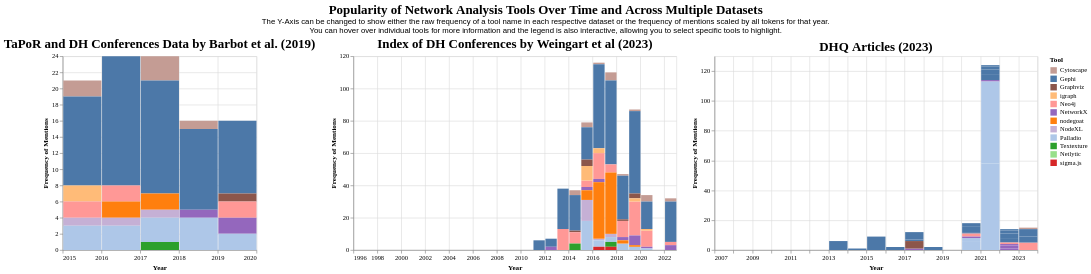

The specification (Vega-Lite) saved for this image:
### Vega-Lite specification from a JSON file in a GitHub repository (floating-point values rounded to 4 significant figures; data arrays with more than 128 entries replaced by an {"elided": "..."} marker saying what was removed)
{"config": {"view": {"continuousWidth": 300, "continuousHeight": 300}, "axis": {"labelFont": "Garamond", "titleFont": "Garamond"}, "legend": {"labelFont": "Garamond", "titleFont": "Garamond"}, "title": {"anchor": "middle", "font": "Garamond", "fontSize": 20}}, "hconcat": [{"data": {"name": "data-029a10372f3f93d583f66428a45b5f0a"}, "mark": {"type": "bar"}, "encoding": {"color": {"field": "tools", "legend": {"title": "Tool"}, "scale": {"domain": ["Cytoscape", "Gephi", "Graphviz", "igraph", "Neo4j", "NetworkX", "nodegoat", "NodeXL", "Palladio", "Textexture", "Netlytic", "sigma.js"], "range": ["#c49c94", "#4c78a8", "#8c564b", "#ffbb78", "#ff9896", "#9467bd", "#ff7f0e", "#c5b0d5", "#aec7e8", "#2ca02c", "#98df8a", "#d62728"]}, "type": "nominal"}, "opacity": {"condition": {"param": "param_2", "value": 1}, "value": 0.2}, "tooltip": [{"field": "tools", "title": "Tool", "type": "nominal"}, {"field": "Raw Frequency of Mentions", "type": "quantitative"}, {"field": "date", "format": "%Y", "title": "Date", "type": "temporal"}, {"field": "Frequency of Mentions Scaled by Total Tokens", "format": ".2f", "title": "Frequency of Mentions Scaled by Total Tokens (Percentage)", "type": "quantitative"}, {"field": "total_tokens", "title": "Total Tokens", "type": "quantitative"}], "x": {"axis": {"title": "Year"}, "field": "date", "timeUnit": "year", "type": "temporal"}, "y": {"axis": {"title": "Frequency of Mentions"}, "field": "y", "type": "quantitative"}}, "name": "view_1", "title": "TaPoR and DH Conferences Data by Barbot et al. (2019)", "transform": [{"calculate": "datum[param_1]", "as": "y"}], "width": 300}, {"data": {"name": "data-31a97f99bffec104207bfc7185f222e3"}, "mark": {"type": "bar"}, "encoding": {"color": {"field": "tools", "legend": {"title": "Tool"}, "scale": {"domain": ["Cytoscape", "Gephi", "Graphviz", "igraph", "Neo4j", "NetworkX", "nodegoat", "NodeXL", "Palladio", "Textexture", "Netlytic", "sigma.js"], "range": ["#c49c94", "#4c78a8", "#8c564b", "#ffbb78", "#ff9896", "#9467bd", "#ff7f0e", "#c5b0d5", "#aec7e8", "#2ca02c", "#98df8a", "#d62728"]}, "type": "nominal"}, "opacity": {"condition": {"param": "param_2", "value": 1}, "value": 0.2}, "tooltip": [{"field": "tools", "title": "Tool", "type": "nominal"}, {"field": "Raw Frequency of Mentions", "type": "quantitative"}, {"field": "date", "format": "%Y", "title": "Date", "type": "temporal"}, {"field": "Frequency of Mentions Scaled by Total Tokens", "format": ".2f", "title": "Frequency of Mentions Scaled by Total Tokens (Percentage)", "type": "quantitative"}, {"field": "total_tokens", "title": "Total Tokens", "type": "quantitative"}], "x": {"axis": {"title": "Year"}, "field": "date", "timeUnit": "year", "type": "temporal"}, "y": {"axis": {"title": "Frequency of Mentions"}, "field": "y", "type": "quantitative"}}, "name": "view_2", "title": "Index of DH Conferences by Weingart et al (2023)", "transform": [{"calculate": "datum[param_1]", "as": "y"}], "width": 500}, {"data": {"name": "data-3362830e769ef9fed28bd383b5643cb3"}, "mark": {"type": "bar"}, "encoding": {"color": {"field": "tools", "legend": {"title": "Tool"}, "scale": {"domain": ["Cytoscape", "Gephi", "Graphviz", "igraph", "Neo4j", "NetworkX", "nodegoat", "NodeXL", "Palladio", "Textexture", "Netlytic", "sigma.js"], "range": ["#c49c94", "#4c78a8", "#8c564b", "#ffbb78", "#ff9896", "#9467bd", "#ff7f0e", "#c5b0d5", "#aec7e8", "#2ca02c", "#98df8a", "#d62728"]}, "type": "nominal"}, "opacity": {"condition": {"param": "param_2", "value": 1}, "value": 0.2}, "tooltip": [{"field": "tools", "title": "Tool", "type": "nominal"}, {"field": "Raw Frequency of Mentions", "type": "quantitative"}, {"field": "date", "format": "%Y", "title": "Date", "type": "temporal"}, {"field": "Frequency of Mentions Scaled by Total Tokens", "format": ".2f", "title": "Frequency of Mentions Scaled by Total Tokens (Percentage)", "type": "quantitative"}, {"field": "total_tokens", "title": "Total Tokens", "type": "quantitative"}], "x": {"axis": {"title": "Year"}, "field": "date", "timeUnit": "year", "type": "temporal"}, "y": {"axis": {"title": "Frequency of Mentions"}, "field": "y", "type": "quantitative"}}, "name": "view_3", "title": "DHQ Articles (2023)", "transform": [{"calculate": "datum[param_1]", "as": "y"}], "width": 500}], "params": [{"name": "param_1", "bind": {"input": "select", "options": ["Raw Frequency of Mentions", "Frequency of Mentions Scaled by Total Tokens"], "name": "Select Counting Method on Y Axis"}, "value": "Raw Frequency of Mentions"}, {"name": "param_2", "select": {"type": "point", "fields": ["tools"]}, "bind": "legend", "views": ["view_1", "view_2", "view_3"]}], "title": {"text": "Popularity of Network Analysis Tools Over Time and Across Multiple Datasets", "subtitle": ["The Y-Axis can be changed to show either the raw frequency of a tool name in each respective dataset or the frequency of mentions scaled by all tokens for that year.", "You can hover over individual tools for more information and the legend is also interactive, allowing you to select specific tools to highlight."]}, "$schema": "https://vega.github.io/schema/vega-lite/v5.15.1.json", "datasets": {"data-029a10372f3f93d583f66428a45b5f0a": [{"tools": "Cytoscape", "Raw Frequency of Mentions": 2, "date": "2015-01-01T00:00:00", "total_tokens": 233, "data_origin": "TaPoR", "title": "TaPoR and DH Conferences Data by Barbot et al. (2019)", "Frequency of Mentions Scaled by Total Tokens": 0.8584}, {"tools": "Gephi", "Raw Frequency of Mentions": 11, "date": "2015-01-01T00:00:00", "total_tokens": 233, "data_origin": "TaPoR", "title": "TaPoR and DH Conferences Data by Barbot et al. (2019)", "Frequency of Mentions Scaled by Total Tokens": 4.721}, {"tools": "Graphviz", "Raw Frequency of Mentions": 0, "date": "2015-01-01T00:00:00", "total_tokens": 233, "data_origin": "TaPoR", "title": "TaPoR and DH Conferences Data by Barbot et al. (2019)", "Frequency of Mentions Scaled by Total Tokens": 0.0}, {"tools": "igraph", "Raw Frequency of Mentions": 2, "date": "2015-01-01T00:00:00", "total_tokens": 233, "data_origin": "TaPoR", "title": "TaPoR and DH Conferences Data by Barbot et al. (2019)", "Frequency of Mentions Scaled by Total Tokens": 0.8584}, {"tools": "Neo4j", "Raw Frequency of Mentions": 2, "date": "2015-01-01T00:00:00", "total_tokens": 233, "data_origin": "TaPoR", "title": "TaPoR and DH Conferences Data by Barbot et al. (2019)", "Frequency of Mentions Scaled by Total Tokens": 0.8584}, {"tools": "NetworkX", "Raw Frequency of Mentions": 0, "date": "2015-01-01T00:00:00", "total_tokens": 233, "data_origin": "TaPoR", "title": "TaPoR and DH Conferences Data by Barbot et al. (2019)", "Frequency of Mentions Scaled by Total Tokens": 0.0}, {"tools": "nodegoat", "Raw Frequency of Mentions": 0, "date": "2015-01-01T00:00:00", "total_tokens": 233, "data_origin": "TaPoR", "title": "TaPoR and DH Conferences Data by Barbot et al. (2019)", "Frequency of Mentions Scaled by Total Tokens": 0.0}, {"tools": "NodeXL", "Raw Frequency of Mentions": 1, "date": "2015-01-01T00:00:00", "total_tokens": 233, "data_origin": "TaPoR", "title": "TaPoR and DH Conferences Data by Barbot et al. (2019)", "Frequency of Mentions Scaled by Total Tokens": 0.4292}, {"tools": "Palladio", "Raw Frequency of Mentions": 3, "date": "2015-01-01T00:00:00", "total_tokens": 233, "data_origin": "TaPoR", "title": "TaPoR and DH Conferences Data by Barbot et al. (2019)", "Frequency of Mentions Scaled by Total Tokens": 1.288}, {"tools": "Textexture", "Raw Frequency of Mentions": 0, "date": "2015-01-01T00:00:00", "total_tokens": 233, "data_origin": "TaPoR", "title": "TaPoR and DH Conferences Data by Barbot et al. (2019)", "Frequency of Mentions Scaled by Total Tokens": 0.0}, {"tools": "Cytoscape", "Raw Frequency of Mentions": 0, "date": "2016-01-01T00:00:00", "total_tokens": 360, "data_origin": "TaPoR", "title": "TaPoR and DH Conferences Data by Barbot et al. (2019)", "Frequency of Mentions Scaled by Total Tokens": 0.0}, {"tools": "Gephi", "Raw Frequency of Mentions": 16, "date": "2016-01-01T00:00:00", "total_tokens": 360, "data_origin": "TaPoR", "title": "TaPoR and DH Conferences Data by Barbot et al. (2019)", "Frequency of Mentions Scaled by Total Tokens": 4.444}, {"tools": "Graphviz", "Raw Frequency of Mentions": 0, "date": "2016-01-01T00:00:00", "total_tokens": 360, "data_origin": "TaPoR", "title": "TaPoR and DH Conferences Data by Barbot et al. (2019)", "Frequency of Mentions Scaled by Total Tokens": 0.0}, {"tools": "igraph", "Raw Frequency of Mentions": 0, "date": "2016-01-01T00:00:00", "total_tokens": 360, "data_origin": "TaPoR", "title": "TaPoR and DH Conferences Data by Barbot et al. (2019)", "Frequency of Mentions Scaled by Total Tokens": 0.0}, {"tools": "Neo4j", "Raw Frequency of Mentions": 2, "date": "2016-01-01T00:00:00", "total_tokens": 360, "data_origin": "TaPoR", "title": "TaPoR and DH Conferences Data by Barbot et al. (2019)", "Frequency of Mentions Scaled by Total Tokens": 0.5556}, {"tools": "NetworkX", "Raw Frequency of Mentions": 0, "date": "2016-01-01T00:00:00", "total_tokens": 360, "data_origin": "TaPoR", "title": "TaPoR and DH Conferences Data by Barbot et al. (2019)", "Frequency of Mentions Scaled by Total Tokens": 0.0}, {"tools": "nodegoat", "Raw Frequency of Mentions": 2, "date": "2016-01-01T00:00:00", "total_tokens": 360, "data_origin": "TaPoR", "title": "TaPoR and DH Conferences Data by Barbot et al. (2019)", "Frequency of Mentions Scaled by Total Tokens": 0.5556}, {"tools": "NodeXL", "Raw Frequency of Mentions": 1, "date": "2016-01-01T00:00:00", "total_tokens": 360, "data_origin": "TaPoR", "title": "TaPoR and DH Conferences Data by Barbot et al. (2019)", "Frequency of Mentions Scaled by Total Tokens": 0.2778}, {"tools": "Palladio", "Raw Frequency of Mentions": 3, "date": "2016-01-01T00:00:00", "total_tokens": 360, "data_origin": "TaPoR", "title": "TaPoR and DH Conferences Data by Barbot et al. (2019)", "Frequency of Mentions Scaled by Total Tokens": 0.8333}, {"tools": "Textexture", "Raw Frequency of Mentions": 0, "date": "2016-01-01T00:00:00", "total_tokens": 360, "data_origin": "TaPoR", "title": "TaPoR and DH Conferences Data by Barbot et al. (2019)", "Frequency of Mentions Scaled by Total Tokens": 0.0}, {"tools": "Cytoscape", "Raw Frequency of Mentions": 3, "date": "2017-01-01T00:00:00", "total_tokens": 367, "data_origin": "TaPoR", "title": "TaPoR and DH Conferences Data by Barbot et al. (2019)", "Frequency of Mentions Scaled by Total Tokens": 0.8174}, {"tools": "Gephi", "Raw Frequency of Mentions": 14, "date": "2017-01-01T00:00:00", "total_tokens": 367, "data_origin": "TaPoR", "title": "TaPoR and DH Conferences Data by Barbot et al. (2019)", "Frequency of Mentions Scaled by Total Tokens": 3.815}, {"tools": "Graphviz", "Raw Frequency of Mentions": 0, "date": "2017-01-01T00:00:00", "total_tokens": 367, "data_origin": "TaPoR", "title": "TaPoR and DH Conferences Data by Barbot et al. (2019)", "Frequency of Mentions Scaled by Total Tokens": 0.0}, {"tools": "igraph", "Raw Frequency of Mentions": 0, "date": "2017-01-01T00:00:00", "total_tokens": 367, "data_origin": "TaPoR", "title": "TaPoR and DH Conferences Data by Barbot et al. (2019)", "Frequency of Mentions Scaled by Total Tokens": 0.0}, {"tools": "Neo4j", "Raw Frequency of Mentions": 0, "date": "2017-01-01T00:00:00", "total_tokens": 367, "data_origin": "TaPoR", "title": "TaPoR and DH Conferences Data by Barbot et al. (2019)", "Frequency of Mentions Scaled by Total Tokens": 0.0}, {"tools": "NetworkX", "Raw Frequency of Mentions": 0, "date": "2017-01-01T00:00:00", "total_tokens": 367, "data_origin": "TaPoR", "title": "TaPoR and DH Conferences Data by Barbot et al. (2019)", "Frequency of Mentions Scaled by Total Tokens": 0.0}, {"tools": "nodegoat", "Raw Frequency of Mentions": 2, "date": "2017-01-01T00:00:00", "total_tokens": 367, "data_origin": "TaPoR", "title": "TaPoR and DH Conferences Data by Barbot et al. (2019)", "Frequency of Mentions Scaled by Total Tokens": 0.545}, {"tools": "NodeXL", "Raw Frequency of Mentions": 1, "date": "2017-01-01T00:00:00", "total_tokens": 367, "data_origin": "TaPoR", "title": "TaPoR and DH Conferences Data by Barbot et al. (2019)", "Frequency of Mentions Scaled by Total Tokens": 0.2725}, {"tools": "Palladio", "Raw Frequency of Mentions": 3, "date": "2017-01-01T00:00:00", "total_tokens": 367, "data_origin": "TaPoR", "title": "TaPoR and DH Conferences Data by Barbot et al. (2019)", "Frequency of Mentions Scaled by Total Tokens": 0.8174}, {"tools": "Textexture", "Raw Frequency of Mentions": 1, "date": "2017-01-01T00:00:00", "total_tokens": 367, "data_origin": "TaPoR", "title": "TaPoR and DH Conferences Data by Barbot et al. (2019)", "Frequency of Mentions Scaled by Total Tokens": 0.2725}, {"tools": "Cytoscape", "Raw Frequency of Mentions": 1, "date": "2018-01-01T00:00:00", "total_tokens": 233, "data_origin": "TaPoR", "title": "TaPoR and DH Conferences Data by Barbot et al. (2019)", "Frequency of Mentions Scaled by Total Tokens": 0.4292}, {"tools": "Gephi", "Raw Frequency of Mentions": 10, "date": "2018-01-01T00:00:00", "total_tokens": 233, "data_origin": "TaPoR", "title": "TaPoR and DH Conferences Data by Barbot et al. (2019)", "Frequency of Mentions Scaled by Total Tokens": 4.292}, {"tools": "Graphviz", "Raw Frequency of Mentions": 0, "date": "2018-01-01T00:00:00", "total_tokens": 233, "data_origin": "TaPoR", "title": "TaPoR and DH Conferences Data by Barbot et al. (2019)", "Frequency of Mentions Scaled by Total Tokens": 0.0}, {"tools": "igraph", "Raw Frequency of Mentions": 0, "date": "2018-01-01T00:00:00", "total_tokens": 233, "data_origin": "TaPoR", "title": "TaPoR and DH Conferences Data by Barbot et al. (2019)", "Frequency of Mentions Scaled by Total Tokens": 0.0}, {"tools": "Neo4j", "Raw Frequency of Mentions": 0, "date": "2018-01-01T00:00:00", "total_tokens": 233, "data_origin": "TaPoR", "title": "TaPoR and DH Conferences Data by Barbot et al. (2019)", "Frequency of Mentions Scaled by Total Tokens": 0.0}, {"tools": "NetworkX", "Raw Frequency of Mentions": 1, "date": "2018-01-01T00:00:00", "total_tokens": 233, "data_origin": "TaPoR", "title": "TaPoR and DH Conferences Data by Barbot et al. (2019)", "Frequency of Mentions Scaled by Total Tokens": 0.4292}, {"tools": "nodegoat", "Raw Frequency of Mentions": 0, "date": "2018-01-01T00:00:00", "total_tokens": 233, "data_origin": "TaPoR", "title": "TaPoR and DH Conferences Data by Barbot et al. (2019)", "Frequency of Mentions Scaled by Total Tokens": 0.0}, {"tools": "NodeXL", "Raw Frequency of Mentions": 0, "date": "2018-01-01T00:00:00", "total_tokens": 233, "data_origin": "TaPoR", "title": "TaPoR and DH Conferences Data by Barbot et al. (2019)", "Frequency of Mentions Scaled by Total Tokens": 0.0}, {"tools": "Palladio", "Raw Frequency of Mentions": 4, "date": "2018-01-01T00:00:00", "total_tokens": 233, "data_origin": "TaPoR", "title": "TaPoR and DH Conferences Data by Barbot et al. (2019)", "Frequency of Mentions Scaled by Total Tokens": 1.717}, {"tools": "Textexture", "Raw Frequency of Mentions": 0, "date": "2018-01-01T00:00:00", "total_tokens": 233, "data_origin": "TaPoR", "title": "TaPoR and DH Conferences Data by Barbot et al. (2019)", "Frequency of Mentions Scaled by Total Tokens": 0.0}, {"tools": "Cytoscape", "Raw Frequency of Mentions": 0, "date": "2019-01-01T00:00:00", "total_tokens": 305, "data_origin": "TaPoR", "title": "TaPoR and DH Conferences Data by Barbot et al. (2019)", "Frequency of Mentions Scaled by Total Tokens": 0.0}, {"tools": "Gephi", "Raw Frequency of Mentions": 9, "date": "2019-01-01T00:00:00", "total_tokens": 305, "data_origin": "TaPoR", "title": "TaPoR and DH Conferences Data by Barbot et al. (2019)", "Frequency of Mentions Scaled by Total Tokens": 2.951}, {"tools": "Graphviz", "Raw Frequency of Mentions": 1, "date": "2019-01-01T00:00:00", "total_tokens": 305, "data_origin": "TaPoR", "title": "TaPoR and DH Conferences Data by Barbot et al. (2019)", "Frequency of Mentions Scaled by Total Tokens": 0.3279}, {"tools": "igraph", "Raw Frequency of Mentions": 0, "date": "2019-01-01T00:00:00", "total_tokens": 305, "data_origin": "TaPoR", "title": "TaPoR and DH Conferences Data by Barbot et al. (2019)", "Frequency of Mentions Scaled by Total Tokens": 0.0}, {"tools": "Neo4j", "Raw Frequency of Mentions": 2, "date": "2019-01-01T00:00:00", "total_tokens": 305, "data_origin": "TaPoR", "title": "TaPoR and DH Conferences Data by Barbot et al. (2019)", "Frequency of Mentions Scaled by Total Tokens": 0.6557}, {"tools": "NetworkX", "Raw Frequency of Mentions": 2, "date": "2019-01-01T00:00:00", "total_tokens": 305, "data_origin": "TaPoR", "title": "TaPoR and DH Conferences Data by Barbot et al. (2019)", "Frequency of Mentions Scaled by Total Tokens": 0.6557}, {"tools": "nodegoat", "Raw Frequency of Mentions": 0, "date": "2019-01-01T00:00:00", "total_tokens": 305, "data_origin": "TaPoR", "title": "TaPoR and DH Conferences Data by Barbot et al. (2019)", "Frequency of Mentions Scaled by Total Tokens": 0.0}, {"tools": "NodeXL", "Raw Frequency of Mentions": 0, "date": "2019-01-01T00:00:00", "total_tokens": 305, "data_origin": "TaPoR", "title": "TaPoR and DH Conferences Data by Barbot et al. (2019)", "Frequency of Mentions Scaled by Total Tokens": 0.0}, {"tools": "Palladio", "Raw Frequency of Mentions": 2, "date": "2019-01-01T00:00:00", "total_tokens": 305, "data_origin": "TaPoR", "title": "TaPoR and DH Conferences Data by Barbot et al. (2019)", "Frequency of Mentions Scaled by Total Tokens": 0.6557}, {"tools": "Textexture", "Raw Frequency of Mentions": 0, "date": "2019-01-01T00:00:00", "total_tokens": 305, "data_origin": "TaPoR", "title": "TaPoR and DH Conferences Data by Barbot et al. (2019)", "Frequency of Mentions Scaled by Total Tokens": 0.0}], "data-31a97f99bffec104207bfc7185f222e3": {"elided": "312 records"}, "data-3362830e769ef9fed28bd383b5643cb3": {"elided": "2244 records"}}}
